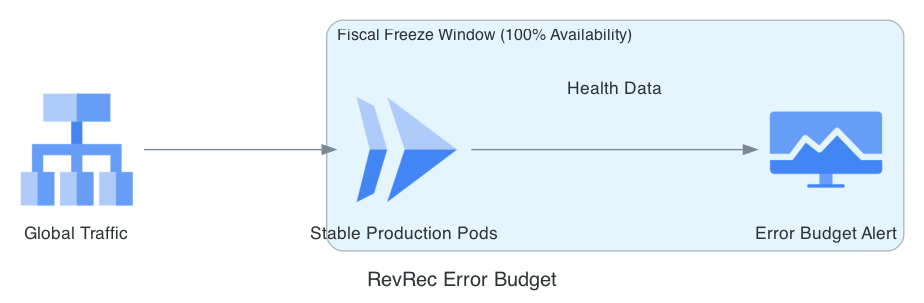

Reproduce this figure in Python.
from diagrams import Diagram, Cluster, Edge
from diagrams.gcp.network import LoadBalancing
from diagrams.gcp.compute import Run
from diagrams.gcp.operations import Monitoring

graph_attr = {"pad": "0.1", "nodesep": "1.5", "ranksep": "2.0", "bgcolor": "transparent"}

with Diagram("RevRec Error Budget", show=False, filename="revrec_error_budget", direction="LR", graph_attr=graph_attr):
    lb = LoadBalancing("Global Traffic")
    
    with Cluster("Fiscal Freeze Window (100% Availability)"):
        active = Run("Stable Production Pods")
        policy = Monitoring("Error Budget Alert")

    lb >> active
    active >> Edge(label="Health Data") >> policy
